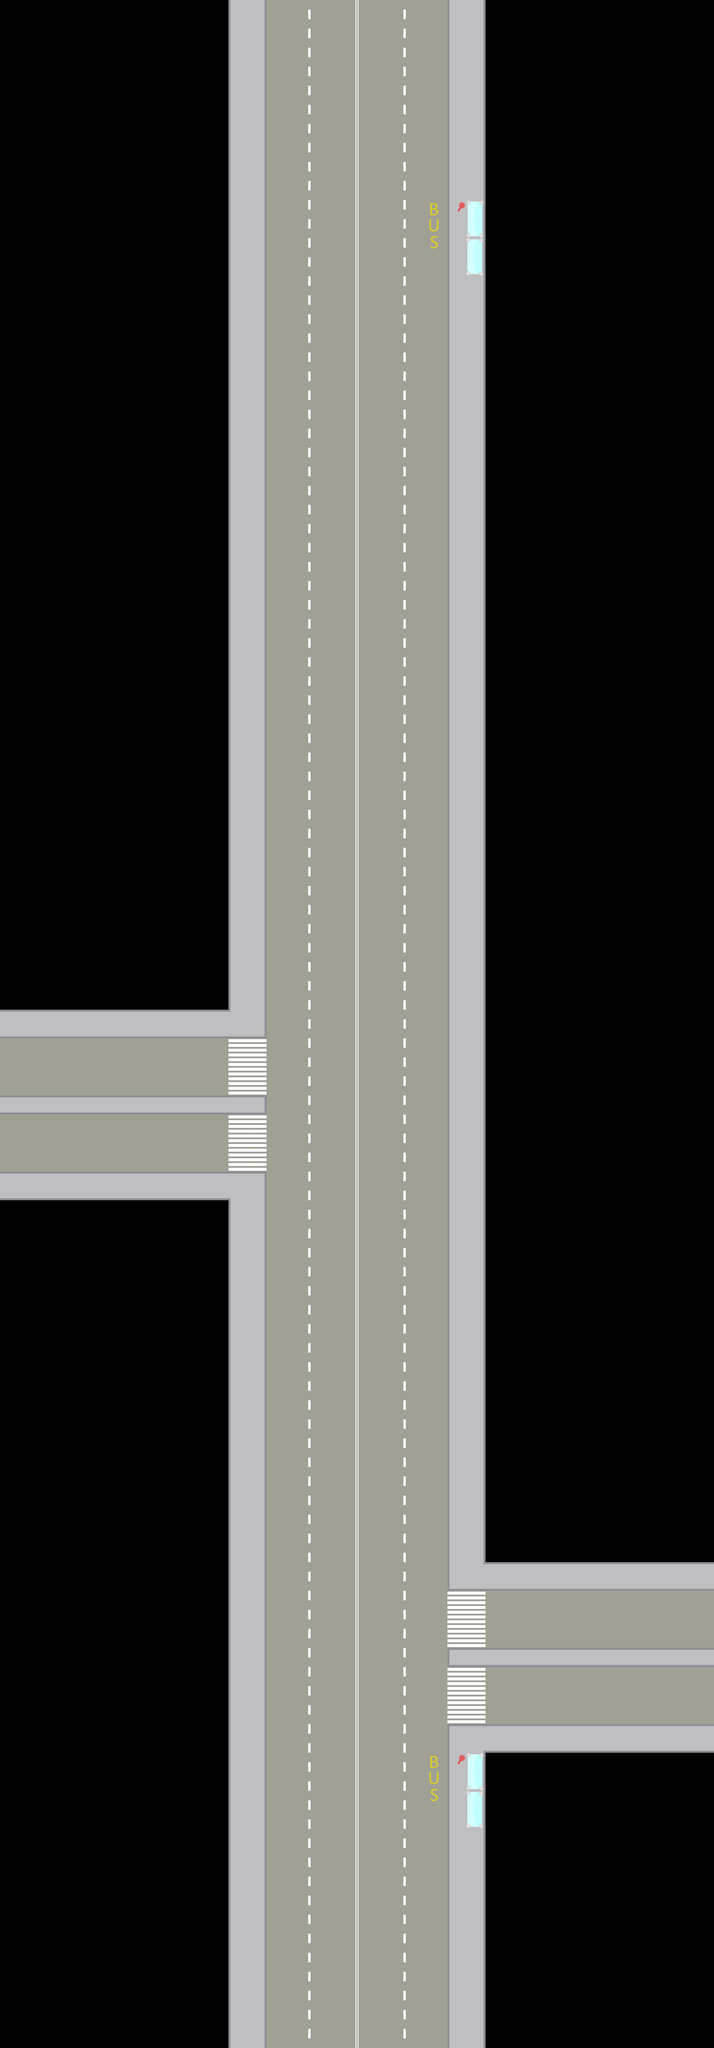

The image is a tile-based game level rendered from a .tmx file. Its description and source (layers, tilesets, objects; grid data summarised) follow:
An orthogonal 75x215 tile map with 32x32 px tiles, 2 tile layers (Tile Layer 1, Tile Layer 2), 2 tilesets.

<map version="1.2" tiledversion="1.3.4" orientation="orthogonal" renderorder="right-down" width="75" height="215" tilewidth="32" tileheight="32" infinite="0" nextlayerid="3" nextobjectid="1">
 <tileset firstgid="1" source="../busSprite.tsx" />
 <tileset firstgid="65" source="../Stations.tsx" />
 <layer id="1" name="Tile Layer 1" width="75" height="215">
  <data>[16125 cells, 6765 non-empty, 7 distinct tile ids]</data>
 </layer>
 <layer id="2" name="Tile Layer 2" width="75" height="215">
  <data>[16125 cells, 98 non-empty, 2 distinct tile ids]</data>
 </layer>
</map>
